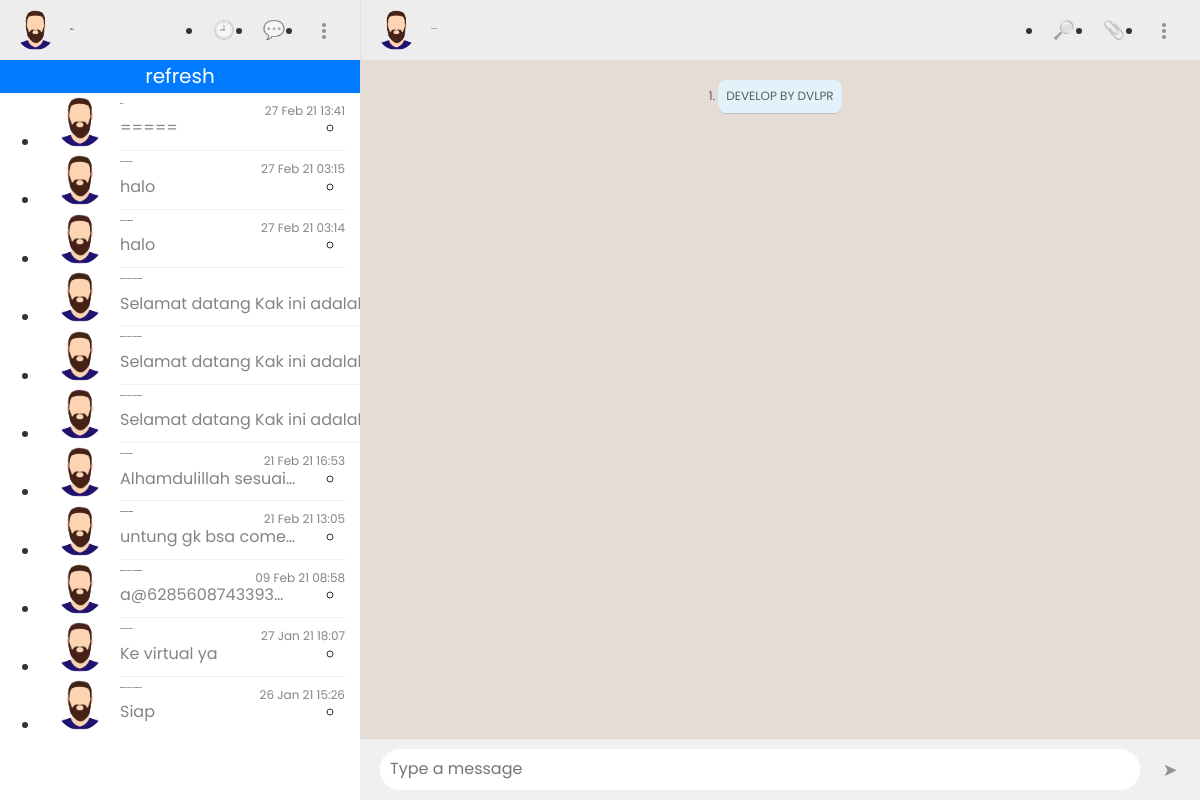
Page /waweb/index.php (signed in) on the committed database.
### tables this page shows
CREATE TABLE `receive_chat`  (
  `id` int(11) NOT NULL AUTO_INCREMENT,
  `id_pesan` varchar(255) NOT NULL,
  `nomor` varchar(255) NOT NULL,
  `pesan` text NOT NULL,
  `from_me` enum('0','1') NOT NULL DEFAULT '0',
  `nomor_saya` varchar(255) NULL DEFAULT NULL,
  `tanggal` datetime(0) NOT NULL,
  PRIMARY KEY (`id`) USING BTREE,
  UNIQUE INDEX `id_pesan`(`id_pesan`) USING BTREE
);

### helper/function.php (called while the page is built, shortened)
<?php
include_once("koneksi.php");
function getSingleValDB($table, $where, $param, $target){
    global $koneksi;
    $q = mysqli_query($koneksi, "SELECT * FROM `$table` WHERE `$where`='$param'");
    $row = mysqli_fetch_assoc($q);
    return $row[$target];
}
function getContact(){
    global $koneksi;
    $nomor_saya = getSingleValDB("pengaturan", "id", "1", "nomor");
    $q = mysqli_query($koneksi, "SELECT DISTINCT nomor, MAX(tanggal) FROM receive_chat WHERE nomor_saya='$nomor_saya' GROUP BY nomor ORDER BY MAX(tanggal) DESC");
    return $q;
}
function getLastMsg($nomor){
    global $koneksi;
    $nomor_saya = getSingleValDB("pengaturan", "id", "1", "nomor");
    $q = mysqli_query($koneksi, "SELECT * FROM receive_chat WHERE nomor='$nomor' AND nomor_saya='$nomor_saya' ORDER BY tanggal DESC LIMIT 1");
    $row = mysqli_fetch_assoc($q);
    if(date("Y-m-d", strtotime($row['tanggal'])) == date("Y-m-d")){
      $row['tanggal'] = date("H:i", strtotime($row['tanggal']));
    }else{
      $row['tanggal'] = date("d M y H:i", strtotime($row['tanggal']));
    }
    return $row;
}

### waweb/index.php (the view, shortened to what this page needs)
<?php
include_once("../helper/koneksi.php");
include_once("../helper/function.php");
?>
<!DOCTYPE html>
<html lang="en" >
<head>
  <link rel="stylesheet" href="https://stackpath.bootstrapcdn.com/bootstrap/4.5.2/css/bootstrap.min.css">
  <link rel="stylesheet" href="https://cdnjs.cloudflare.com/ajax/libs/meyer-reset/2.0/reset.min.css">
  <link rel="stylesheet" href="./style.css">
</head>
<body>
<section class="main-grid">
  <aside class="main-side">
     <header class="common-header">
       <div class="common-header-start">
           <button class="u-flex js-user-nav">
             <img class="profile-image" src="../img/empty.png" alt="">
             <div class="common-header-content">
                <h1 class="common-header-title">Me</h1>
            </div>
           </button>
       </div>
       <nav class="common-nav">
           <ul class="common-nav-list">
             <li class="common-nav-item">
               <button class="common-button">
                 <span class="icon">🕘</span>
               </button>
             </li>
             <li class="common-nav-item">
               <button class="common-button">
                 <span class="icon icon-status">💬</span>
               </button>
             </li>
             <li class="common-nav-item">
               <button class="common-button">
                 <span class="icon icon-menu" aria-label="menu"></span>
               </button>
             </li>
           </ul>
         </nav>
     </header>
    <section class="common-alerts">
      <a class="btn btn-block btn-refresh btn-primary" style="font-size:20px"> refresh </a>
    </section>
    <section class="chats">
      <ul class="chats-list">
        <?php
        $q = getContact();
        while($row = mysqli_fetch_assoc($q)){
          $last = getLastMsg($row['nomor']);
          $nama = getSingleValDB("nomor", "nomor", $row['nomor'], "nama");
          if($nama){
            $n = $nama." - ";
          }else{
            $n = "";
          }
        ?>
        <li class="chats-item">
          <div class="chats-item-button js-chat-button chatdiv" role="button" tabindex="0" data-nomor="<?= $row['nomor'] ?>" data-name="<?= $n ?><?= $row['nomor'] ?>">
            <img class="profile-image" src="../img/empty.png" alt="">
            <header class="chats-item-header">
              <h3 class="chats-item-title"><?= $n ?><?= $row['nomor'] ?></h3>
              <time class="chats-item-time tanggal-terakhir-<?= $row['nomor'] ?>"><?= $last['tanggal'] ?></time>
            </header>
            <div class="chats-item-content">
              <p class="chats-item-last pesan-terakhir-<?= $row['nomor'] ?>"><?= $last['pesan'] ?></p>
              <ul class="chats-item-info">
              </ul>
            </div>
          </div>
        </li>
        <?php
        }
        ?>
      </ul>
    </section>
  </aside>
  <main class="main-content">
    <header class="common-header">
       <div class="common-header-start">
         <button class="u-flex js-side-info-button">
             <img class="profile-image" src="../img/empty.png" >
             <div class="common-header-content">
               <h2 class="common-header-title nama-container">DVLPR</h2>
             </div>
           </button>
       </div>
       <nav class="common-nav">
           <ul class="common-nav-list">
             <li class="common-nav-item">
               <button class="common-button">
                 <span class="icon">🔎</span>
               </button>
             </li>
             <li class="common-nav-item">
               <button class="common-button">
                 <span class="icon icon-attach">📎</span>
               </button>
             </li>
             <li class="common-nav-item">
               <button class="common-button u-animation-click js-side-info-button">
                 <span class="icon icon-menu" aria-label="menu"></span>
               </button>
             </li>
           </ul>
         </nav>
     </header>
    <div class="messanger" id="msg-container">
      <ol class="messanger-list pesan-container">
        <li class="common-message is-time">
          <p class="common-message-content">
            DEVELOP BY DVLPR
          </p>
        </li>
      </ol>
    </div>
    <div class="message-box">
        <input class="text-input pesan" id="message-box" placeholder="Type a message" contenteditable required>
        <button id="voice-button" class="common-button send-button" type="submit"><span class="icon">➤</span></button>
    </div>
  </main>
</section>
</body>
</html>

### waweb/index.php (style rules this page uses)
* { font-family: 'Poppins', sans-serif; }

### rows in the picture
receive_chat: pesan "====="
receive_chat: pesan "halo"
receive_chat: pesan "halo"
receive_chat: pesan "Selamat datang Kak…"
receive_chat: pesan "Selamat datang Kak…"
receive_chat: pesan "Selamat datang Kak…"
receive_chat: pesan "Alhamdulillah…"
receive_chat: pesan "untung gk bsa…"
receive_chat: pesan "Ke virtual ya"
receive_chat: pesan "Siap"

### other values in the picture
$last['tanggal'] "27 Feb 21 13:41"
$last['tanggal'] "27 Feb 21 03:15"
$last['tanggal'] "27 Feb 21 03:14"
$last['tanggal'] "21 Feb 21 16:53"
$last['tanggal'] "21 Feb 21 13:05"
$last['tanggal'] "09 Feb 21 08:58"
$last['tanggal'] "27 Jan 21 18:07"
$last['tanggal'] "26 Jan 21 15:26"
